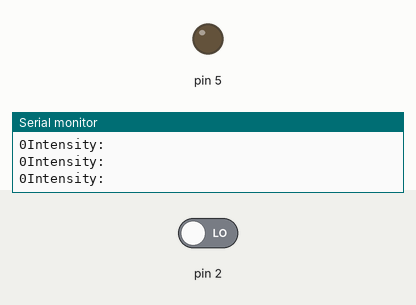
This sketch was run on a simulated Arduino Uno, built with avr-gcc and run on an emulated ATmega328P. Parts: output pins drawn as LEDs (lit = HIGH), the last lines printed to the serial monitor. Inputs (shaded band) come from the test bench; at power-on: pin 2 LOW.

Above: at 1.2 s.
1.3 s: pin 2 driven HIGH
At 2.5 s:
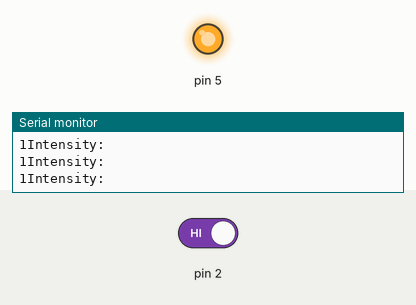
2.8 s: pin 2 driven LOW
At 3.7 s:
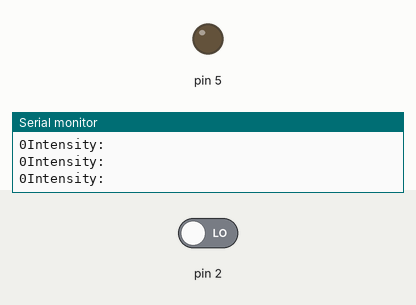
Timing chart, 0 to 5.8 s (numbered marks = the images above; inputs shaded):
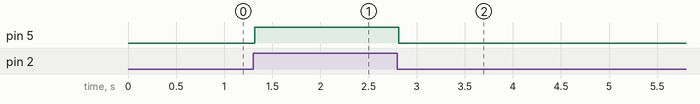

The sketch:

lab3.ino
```cpp
int ldr1=0;
void setup() {
  // put your setup code here, to run once:
   pinMode(2,INPUT);
   pinMode(5,OUTPUT);
   Serial.begin(9600);
}

void loop() {
  // put your main code here, to run repeatedly:
  ldr1=digitalRead(2);
  Serial.print("Intensity:\n");
  Serial.print(ldr1);
  if(ldr1==HIGH){
   digitalWrite(5,HIGH);
  }else{
    digitalWrite(5,LOW);

  }
}
```

Measured:
- after the input at 1.3 s, pin 5: LOW → HIGH at once
- after the input at 2.8 s, pin 5: HIGH → LOW at once
